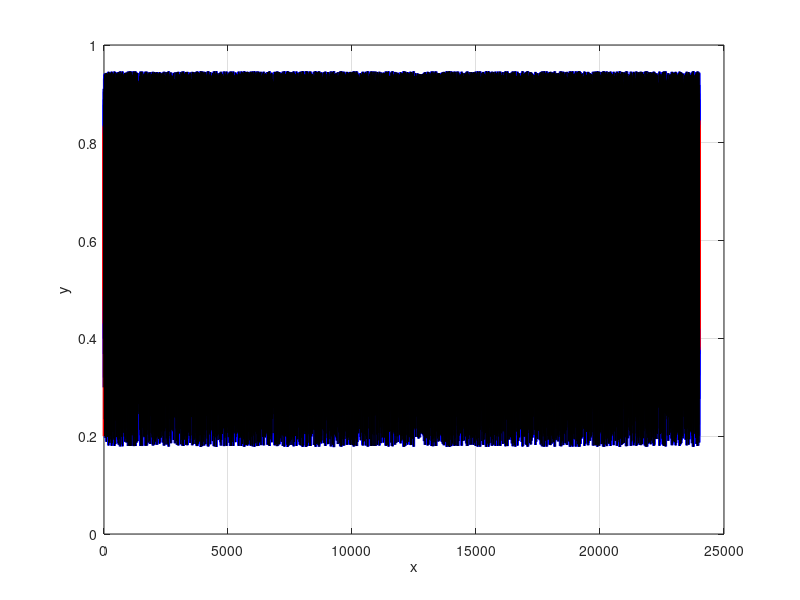
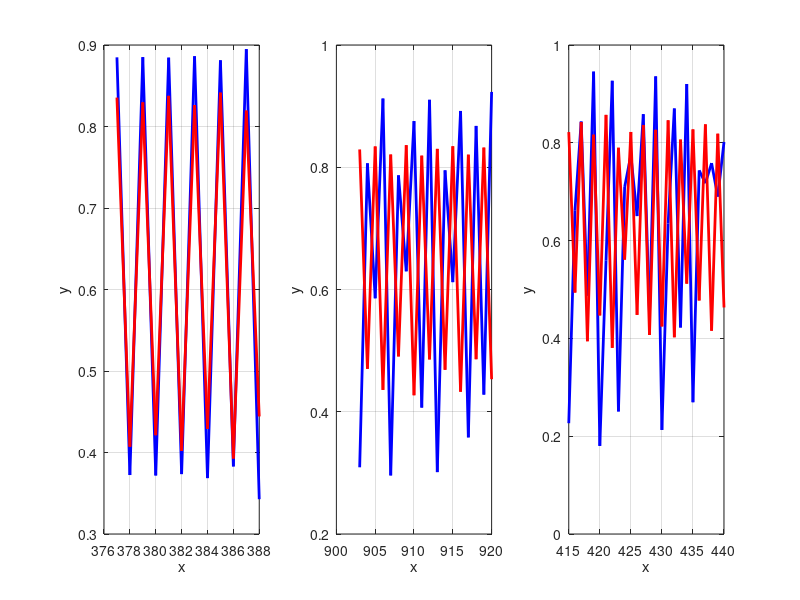

MATLAB code to generate these figures, in order:
%#################### Logistic Map GC ########################

function LogisticMapGC
clc;close all;clear all;
x(1) =0.4;y(1) =0.2;
n=1:1:24001;
for j = 1:24000
      x(j+1) = x(j)*(3.8-3.8*x(j)-0.02*y(j));
      y(j+1) = y(j)*(3.5-3.5*y(j)-0.1*x(j));
end
size(n)
size(x)


figure(2);
subplot(1,3,1)
plot(n(377:388),x(377:388),'-b','linewidth',2)
hold on;
plot(n(377:388),y(377:388),'-r','linewidth',2)
xlabel('x')
ylabel('y')
zlabel('z')
grid on

subplot(1,3,2)
plot(n(903:920),x(903:920),'-b','linewidth',2)
hold on;
plot(n(903:920),y(903:920),'-r','linewidth',2)
xlabel('x')
ylabel('y')
zlabel('z')
grid on

subplot(1,3,3)
plot(n(415:440),x(415:440),'-b','linewidth',2)
hold on;
plot(n(415:440),y(415:440),'-r','linewidth',2)
xlabel('x')
ylabel('y')
zlabel('z')
grid on

r = corrcoef(x,y)
r1 = corrcoef(x(377:388),y(377:388))
r2 = corrcoef(x(903:920),y(903:920))
%r2 = corrcoef(x(905:920),y(905:920))
%r3 = corrcoef(x(455:475),y(455:475))
r3 = corrcoef(x(415:440),y(415:440))
fileID = fopen('x.txt','w');
%fprintf(fileID,'%6s\n' ,'x');
fprintf(fileID,'%f\n ',x);
fclose(fileID);


fileID = fopen('y.txt','w');
%fprintf(fileID,'%6s\n' ,'y');
fprintf(fileID,'%f\n ',y);
fclose(fileID);



A=load('x.txt');
T=1:1:24001; %Time steps
figure(1);
plot(n,x,'-b','linewidth',2)
hold on;
plot(n,y,'-r','linewidth',2)
xlabel('x')
ylabel('y')
zlabel('z')
grid on
hold on;
plot(T,A,'-black', 'markersize',2)% Plotting the time series for all realization
 

end